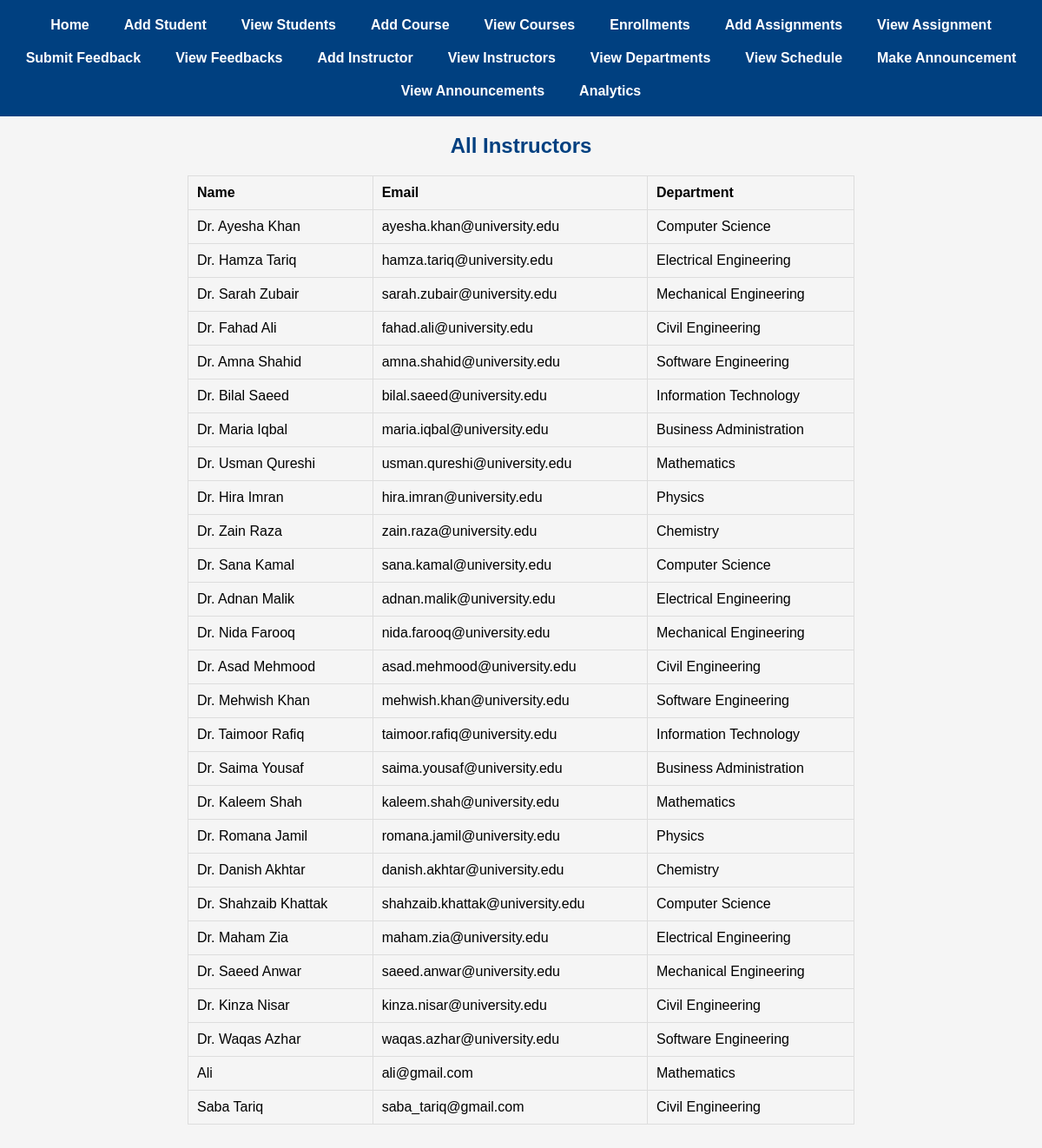
The app's page /show_all_instructors with its own data.
### main.py (models this page shows)
class Instructor(db.Model):
    id = db.Column(db.Integer, primary_key=True)
    name = db.Column(db.String(100), nullable=False)
    email = db.Column(db.String(100), unique=True, nullable=False)
    department_id = db.Column(db.Integer, db.ForeignKey('department.id'), nullable=False)
    courses = db.relationship('Course', backref='instructor', lazy=True)

class Department(db.Model):
    id = db.Column(db.Integer, primary_key=True)
    name = db.Column(db.String(100), unique=True, nullable=False)
    students = db.relationship('Student', backref='department', lazy=True)
    instructors = db.relationship('Instructor', backref='department', lazy=True)

### main.py (the view)
@app.route('/show_all_instructors')
def show_all_instructors():
    instructors = Instructor.query.all()
    return render_template('show_instructors.html', instructors=instructors)

### templates/show_instructors.html (shortened to what this page needs)
{% extends 'base.html' %}
{% block content %}
<h2>All Instructors</h2>
<table>
    <thead>
        <tr>
            <th>Name</th>
            <th>Email</th>
            <th>Department</th>
        </tr>
    </thead>
    <tbody>
        {% for instructor in instructors %}
        <tr>
            <td>{{ instructor.name }}</td>
            <td>{{ instructor.email }}</td>
            <td>{{ instructor.department.name }}</td>
        </tr>
        {% endfor %}
    </tbody>
</table>
{% endblock %}

### static/css/style.css (style rules this page uses)
body { display: flex; flex-direction: column; align-items: center; margin: 0; padding: 0; font-family: Arial, sans-serif; background-color: #f5f5f5; min-height: 100vh; box-sizing: border-box; }
h1, h2, h3, h4, h5, h6 { text-align: center; color: #004080; margin-top: 0; }
table { width: 80%; margin: 0 auto 20px auto; border-collapse: collapse; text-align: left; }
table th, table td { border: 1px solid #ddd; padding: 10px; }

### records on screen
Instructor: name "Dr. Ayesha Khan", email "ayesha.khan@university.edu", department.name "Computer Science"
Instructor: name "Dr. Hamza Tariq", email "hamza.tariq@university.edu", department.name "Electrical Engineering"
Instructor: name "Dr. Sarah Zubair", email "sarah.zubair@university.edu", department.name "Mechanical Engineering"
Instructor: name "Dr. Fahad Ali", email "fahad.ali@university.edu", department.name "Civil Engineering"
Instructor: name "Dr. Amna Shahid", email "amna.shahid@university.edu", department.name "Software Engineering"
Instructor: name "Dr. Bilal Saeed", email "bilal.saeed@university.edu", department.name "Information Technology"
Instructor: name "Dr. Maria Iqbal", email "maria.iqbal@university.edu", department.name "Business Administration"
Instructor: name "Dr. Usman Qureshi", email "usman.qureshi@university.edu", department.name "Mathematics"
Instructor: name "Dr. Hira Imran", email "hira.imran@university.edu", department.name "Physics"
Instructor: name "Dr. Zain Raza", email "zain.raza@university.edu", department.name "Chemistry"
Instructor: name "Dr. Sana Kamal", email "sana.kamal@university.edu", department.name "Computer Science"
Instructor: name "Dr. Adnan Malik", email "adnan.malik@university.edu", department.name "Electrical Engineering"
Instructor: name "Dr. Nida Farooq", email "nida.farooq@university.edu", department.name "Mechanical Engineering"
Instructor: name "Dr. Asad Mehmood", email "asad.mehmood@university.edu", department.name "Civil Engineering"
Instructor: name "Dr. Mehwish Khan", email "mehwish.khan@university.edu", department.name "Software Engineering"
Instructor: name "Dr. Taimoor Rafiq", email "taimoor.rafiq@university.edu", department.name "Information Technology"
Instructor: name "Dr. Saima Yousaf", email "saima.yousaf@university.edu", department.name "Business Administration"
Instructor: name "Dr. Kaleem Shah", email "kaleem.shah@university.edu", department.name "Mathematics"
Instructor: name "Dr. Romana Jamil", email "romana.jamil@university.edu", department.name "Physics"
Instructor: name "Dr. Danish Akhtar", email "danish.akhtar@university.edu", department.name "Chemistry"
Instructor: name "Dr. Shahzaib Khattak", email "shahzaib.khattak@university.edu", department.name "Computer Science"
Instructor: name "Dr. Maham Zia", email "maham.zia@university.edu", department.name "Electrical Engineering"
Instructor: name "Dr. Saeed Anwar", email "saeed.anwar@university.edu", department.name "Mechanical Engineering"
Instructor: name "Dr. Kinza Nisar", email "kinza.nisar@university.edu", department.name "Civil Engineering"
Instructor: name "Dr. Waqas Azhar", email "waqas.azhar@university.edu", department.name "Software Engineering"
Instructor: name "Ali", email "ali@gmail.com", department.name "Mathematics"
Instructor: name "Saba Tariq", email "saba_tariq@gmail.com", department.name "Civil Engineering"
